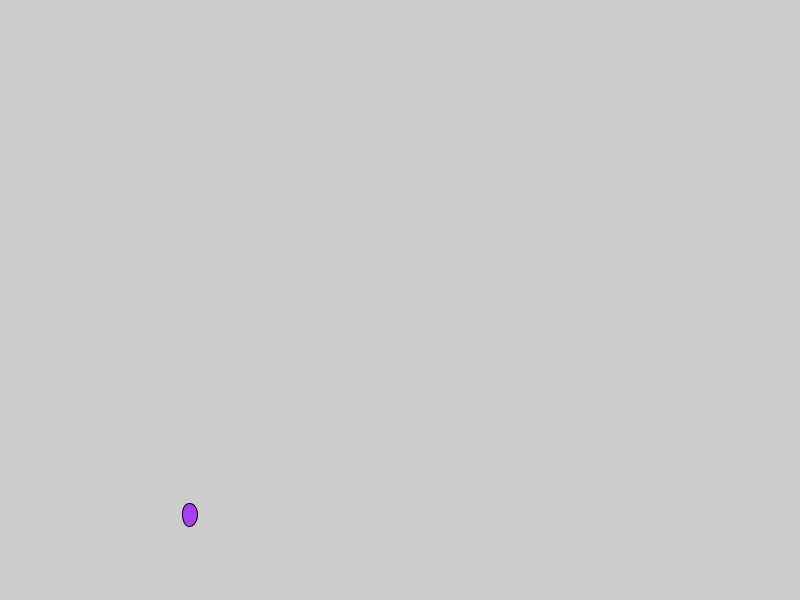
Frame 1 (no input)
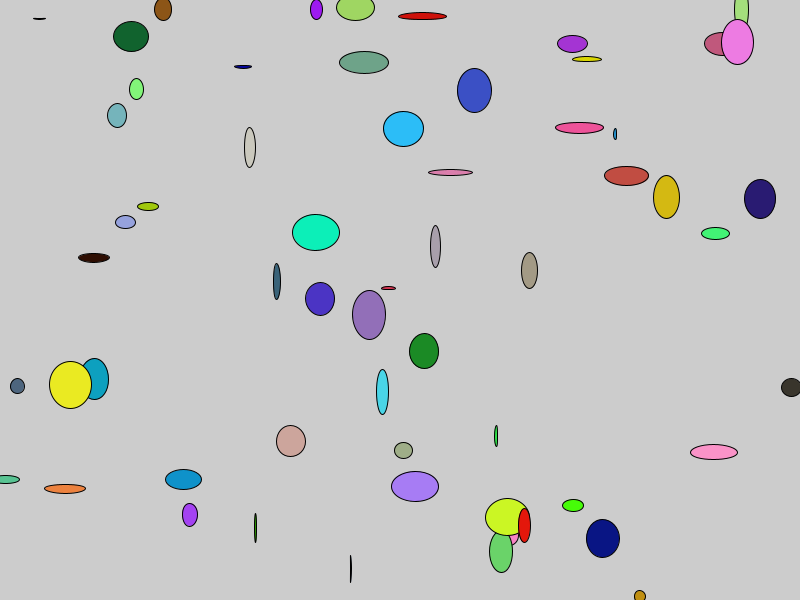
Frame 60 (the mouse pressed at the canvas centre just before this capture)
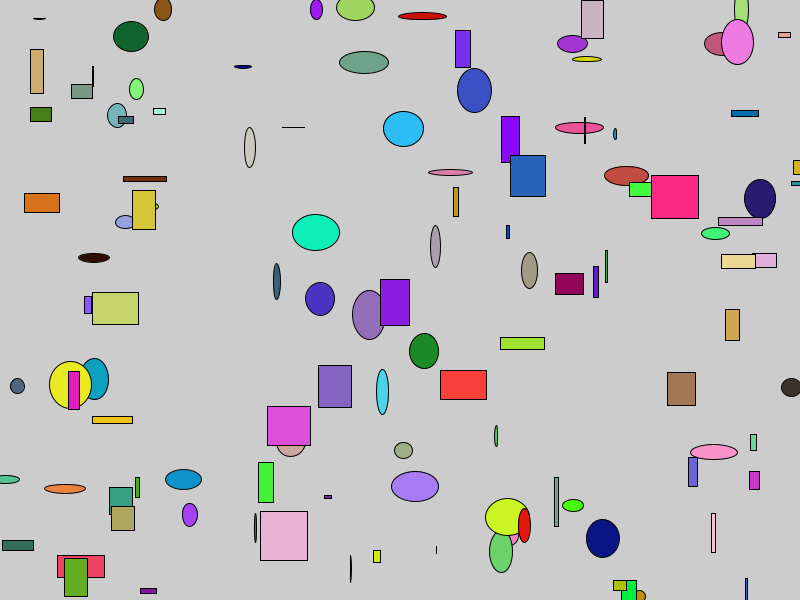
Frame 120 (the mouse held since frame 60 and released just before this capture)

The Processing sketch that drew these frames (run headless with seeded random() and noise(); from frame 60 on, the mouse is pressed at the canvas centre):

// Processing sketch: booleans2
// ── booleans2.pde
boolean angela=true;

void setup(){
 size(800,600); 
}

void draw(){
  if(angela==true){
    fill(random(255),random(255),random(255));
        ellipse(random (width) , random (height), random (50), random(50)); 

  }
  else{
    fill(random(255), random(255), random (255)); 
    rect(random (width),random (height), random(50), random (50));
  }
}
 void mousePressed(){
   angela=!angela;
 }
